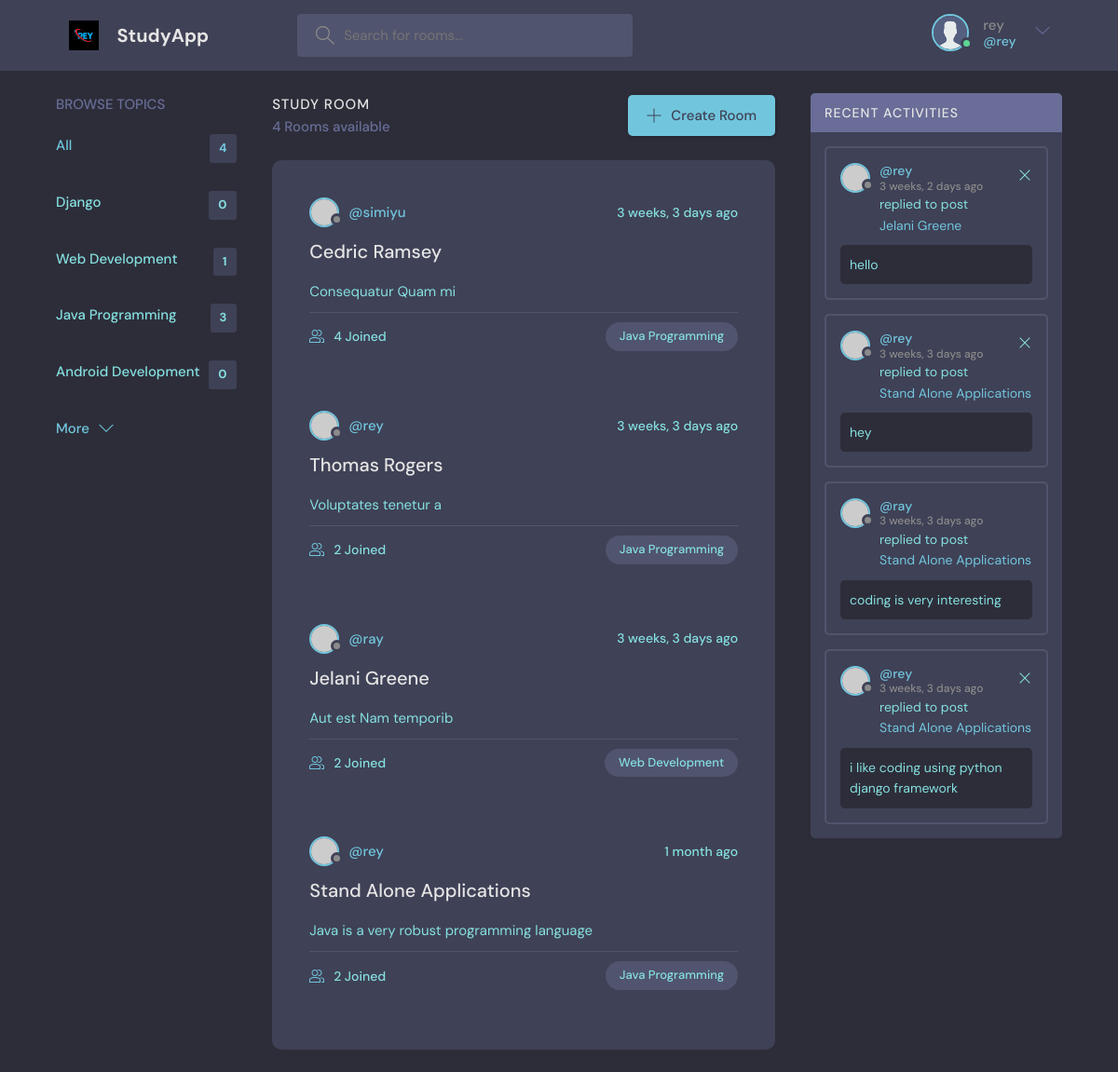
The app's page / (signed in) with its own data.
### base/models.py (models this page shows, shortened)
class Topic(models.Model):
    name=models.CharField(max_length=200)

class Room(models.Model):
    host=models.ForeignKey(User,on_delete=models.SET_NULL, null=True)
    topic=models.ForeignKey(Topic,on_delete=models.SET_NULL, null=True)
    name=models.CharField(max_length=100)
    description=models.TextField(null=True,blank=True)
    participants=models.ManyToManyField(User, related_name='participants', blank=True)
    created=models.DateTimeField(auto_now_add=True)
    updated=models.DateTimeField(auto_now=True)
    class Meta:
        ordering=['-created','-updated']
    def __str__(self):
        return self.name

class Message(models.Model):
    room=models.ForeignKey(Room,on_delete=models.CASCADE)
    user=models.ForeignKey(User,on_delete=models.CASCADE)
    body=models.TextField()
    created=models.DateTimeField(auto_now_add=True)
    updated=models.DateTimeField(auto_now=True)
    class Meta:
        ordering=['-created','-updated']
    def __str__(self):
        return self.body[0:50]

### base/views.py (the view)
# urls.py: 2. Add a URL to urlpatterns:  path('', Home.as_view(), name='home')
def Home(request):
    q = request.GET.get('q') if request.GET.get('q') != None else ''
    rooms = Room.objects.filter(Q(topic__name__icontains=q) |
                                Q(name__icontains=q) |
                                Q(description__icontains=q)
                                )
    topics = Topic.objects.all()
    room_count = rooms.count()
    room_messages=Message.objects.all().filter(Q(room__topic__name__icontains=q))
    context = {
        'rooms': rooms,
        'topics': topics,
        'room_count': room_count,
        'room_messages':room_messages,
    }
    return render(request, 'index.html', context)

### base/templates/index.html (shortened to what this page needs)
{% extends 'main.html' %}
{% block content %}
    <main class="layout layout--3">
      <div class="container">
        {% include 'topic_component.html' %}
        <div class="roomList">
          <div class="roomList__header">
            <div>
              <h2>Study Room</h2>
              <p>{{ room_count }} Rooms available</p>
            </div>
            <a class="btn btn--main" href="{% url 'create-room' %}">
              <svg version="1.1" xmlns="http://www.w3.org/2000/svg" width="32" height="32" viewBox="0 0 32 32">
                <title>add</title>
                <path
                  d="M16.943 0.943h-1.885v14.115h-14.115v1.885h14.115v14.115h1.885v-14.115h14.115v-1.885h-14.115v-14.115z"
                ></path>
              </svg>
              Create Room
            </a>
          </div>
          <div class="roomListRoom">
            {% include 'main_component.html' %}
          </div>
        </div>
        {% include 'activity_component.html' %}
      </div>
    </main>
   {% endblock %}

### templates/navbar.html (shortened to what this page needs)
{% load static %}
<header class="header header--loggedIn">
    <div class="container">
        <a href="{% url 'home' %}" class="header__logo">
            <img src="{% static 'images/rey2.jpg' %}" />
            <h1>StudyApp</h1>
        </a>
        <form   method="GET"  class="header__search">
            <label>
                <input name="q" placeholder="Search for rooms..." />
            </label>
        </form>
        <nav class="header__menu">
            {% if request.user.is_authenticated %}
            <div class="header__user">
                <a href="{% url 'user_profile' user.id %}">
                    <div class="avatar avatar--medium active">
                        <img src="{% static 'images/avatar.svg' %}" />
                    </div>
                    <p>{{ user.username }}<span>@{{ user }}</span></p>
                </a>
                <button class="dropdown-button">
                    <svg version="1.1" xmlns="http://www.w3.org/2000/svg" width="32" height="32"
                        viewBox="0 0 32 32">
                        <title>chevron-down</title>
                        <path d="M16 21l-13-13h-3l16 16 16-16h-3l-13 13z"></path>
                    </svg>
                </button>
            </div>
            {% else %}
             <a href="{% url 'login' %}">
        <img src="{% static 'images/avatar.svg' %}" />
        <p>Login</p>
      </a>
      {% endif %}
        </nav>
    </div>
</header>

### base/templates/topic_component.html
<div class="topics">
    <div class="topics__header">
      <h2>Browse Topics</h2>
    </div>
    <ul class="topics__list">
      <li>
        <a href="{% url 'home' %}" class="active">All <span>{{ topics.count }}</span></a>
      </li>
      {% for topic in topics %}
      <li>
        <a href="{% url 'home' %}?q={{ topic.name }}">{{ topic.name }} <span>{{ topic.room_set.all.count  }}</span></a>
      </li>
      {% endfor %}
    </ul>
    <a class="btn btn--link" href="topics.html">
      More
      <svg version="1.1" xmlns="http://www.w3.org/2000/svg" width="32" height="32" viewBox="0 0 32 32">
        <title>chevron-down</title>
        <path d="M16 21l-13-13h-3l16 16 16-16h-3l-13 13z"></path>
      </svg>
    </a>
  </div>

### base/templates/main_component.html (shortened to what this page needs)
{% for room in rooms %}
<div class="roomListRoom">
  <div class="roomListRoom__header">
    <a href="{% url 'user_profile' room.host.id %}" class="roomListRoom__author">
      <div class="avatar avatar--small">
        <img src="https://randomuser.me/api/portraits/women/11.jpg" />
      </div>
      <span>@{{ room.host.username }}</span>
    </a>
    <div class="roomListRoom__actions">
      <span>{{ room.created|timesince }} ago</span>
    </div>
  </div>
  <div class="roomListRoom__content">
    <a href="{% url 'room' room.id %}">{{ room.name }}</a>
    <p>
      {{ room.description }}
    </p>
  </div>
  <div class="roomListRoom__meta">
    <a href="room.html" class="roomListRoom__joined">
      {{ room.participants.all.count }} Joined
    </a>
    <p class="roomListRoom__topic">{{ room.topic.name }}</p>
  </div>
</div>
{% endfor %}

### base/templates/activity_component.html
<div class="activities">
    <div class="activities__header">
      <h2>Recent Activities</h2>
    </div>
{% for message in room_messages %}
    <div class="activities__box">
      <div class="activities__boxHeader roomListRoom__header">
        <a href="{% url 'user_profile' message.user.id %}" class="roomListRoom__author">
          <div class="avatar avatar--small">
            <img src="https://randomuser.me/api/portraits/women/11.jpg" />
          </div>
          <p>
            @{{ message.user }}
            <span>{{ message.created|timesince }} ago</span>
          </p>
        </a>
        {% if request.user == message.user %}
        <div class="roomListRoom__actions">
          <a href="{% url 'delete-message' message.pk %}">
            <svg version="1.1" xmlns="http://www.w3.org/2000/svg" width="32" height="32" viewBox="0 0 32 32">
              <title>remove</title>
              <path
                d="M27.314 6.019l-1.333-1.333-9.98 9.981-9.981-9.981-1.333 1.333 9.981 9.981-9.981 9.98 1.333 1.333 9.981-9.98 9.98 9.98 1.333-1.333-9.98-9.98 9.98-9.981z"
              ></path>
            </svg>
          </a>
        </div>
        {% endif %}
      </div>
      <div class="activities__boxContent">
        <p>replied to post <a href="{% url 'room' message.room.id %}">{{ message.room }}</a></p>
        <div class="activities__boxRoomContent">
            {{ message.body }}
        </div>
      </div>
    </div>
    {% endfor %}
  </div>

### records on screen
Topic: name "Django", room_set.all.count "0"
Topic: name "Web Development", room_set.all.count "1"
Topic: name "Java Programming", room_set.all.count "3"
Topic: name "Android Development", room_set.all.count "0"
Room: host.username "simiyu", created "3 weeks, 3 days", name "Cedric Ramsey", description "Consequatur Quam mi", participants.all.count "4", topic.name "Java Programming"
Room: host.username "rey", created "3 weeks, 3 days", name "Thomas Rogers", description "Voluptates tenetur a", participants.all.count "2", topic.name "Java Programming"
Room: host.username "ray", created "3 weeks, 3 days", name "Jelani Greene", description "Aut est Nam temporib", participants.all.count "2", topic.name "Web Development"
Room: host.username "rey", created "1 month", name "Stand Alone Applications", description "Java is a very robust programming language", participants.all.count "2", topic.name "Java Programming"
Message: user "rey", created "3 weeks, 2 days", room "Jelani Greene", body "hello"
Message: user "rey", created "3 weeks, 3 days", room "Stand Alone Applications", body "hey"
Message: user "ray", created "3 weeks, 3 days", room "Stand Alone Applications", body "coding is very interesting"
Message: user "rey", created "3 weeks, 3 days", room "Stand Alone Applications", body "i like coding using python django framework"

### other values on screen
{{ user.username }} "rey"
{{ user }} "rey"
{{ topics.count }} "4"
{{ room_count }} "4"
